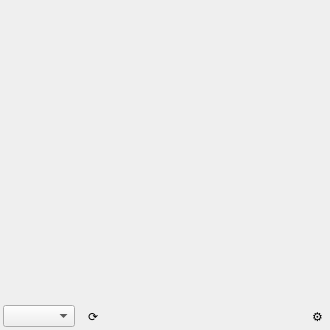
<?xml version="1.0" encoding="UTF-8"?>
<ui version="4.0">
 <class>CameraExtensionForm</class>
 <widget class="QWidget" name="CameraExtensionForm">
  <property name="geometry">
   <rect>
    <x>0</x>
    <y>0</y>
    <width>330</width>
    <height>330</height>
   </rect>
  </property>
  <property name="sizePolicy">
   <sizepolicy hsizetype="Expanding" vsizetype="Preferred">
    <horstretch>0</horstretch>
    <verstretch>0</verstretch>
   </sizepolicy>
  </property>
  <property name="minimumSize">
   <size>
    <width>300</width>
    <height>300</height>
   </size>
  </property>
  <property name="maximumSize">
   <size>
    <width>16777215</width>
    <height>16777215</height>
   </size>
  </property>
  <property name="windowTitle">
   <string>Form</string>
  </property>
  <layout class="QVBoxLayout" name="verticalLayout">
   <property name="leftMargin">
    <number>0</number>
   </property>
   <property name="topMargin">
    <number>0</number>
   </property>
   <property name="rightMargin">
    <number>0</number>
   </property>
   <property name="bottomMargin">
    <number>3</number>
   </property>
   <item>
    <widget class="CameraViewWidget" name="widget_video" native="true">
     <property name="sizePolicy">
      <sizepolicy hsizetype="Expanding" vsizetype="Expanding">
       <horstretch>0</horstretch>
       <verstretch>0</verstretch>
      </sizepolicy>
     </property>
     <property name="minimumSize">
      <size>
       <width>120</width>
       <height>120</height>
      </size>
     </property>
    </widget>
   </item>
   <item>
    <layout class="QHBoxLayout" name="horizontalLayout_32">
     <item>
      <spacer name="horizontalSpacer">
       <property name="orientation">
        <enum>Qt::Horizontal</enum>
       </property>
       <property name="sizeType">
        <enum>QSizePolicy::Fixed</enum>
       </property>
       <property name="sizeHint" stdset="0">
        <size>
         <width>3</width>
         <height>20</height>
        </size>
       </property>
      </spacer>
     </item>
     <item>
      <widget class="QComboBox" name="comboBox_camera"/>
     </item>
     <item>
      <widget class="QToolButton" name="toolButton_reload">
       <property name="font">
        <font>
         <pointsize>9</pointsize>
         <weight>50</weight>
         <bold>false</bold>
         <kerning>true</kerning>
        </font>
       </property>
       <property name="toolTip">
        <string>Reload available cameras</string>
       </property>
       <property name="text">
        <string notr="true">⟳</string>
       </property>
       <property name="checkable">
        <bool>false</bool>
       </property>
       <property name="toolButtonStyle">
        <enum>Qt::ToolButtonTextOnly</enum>
       </property>
       <property name="autoRaise">
        <bool>true</bool>
       </property>
      </widget>
     </item>
     <item>
      <spacer name="horizontalSpacer_13">
       <property name="orientation">
        <enum>Qt::Horizontal</enum>
       </property>
       <property name="sizeHint" stdset="0">
        <size>
         <width>40</width>
         <height>20</height>
        </size>
       </property>
      </spacer>
     </item>
     <item>
      <widget class="QToolButton" name="toolButton_settings">
       <property name="toolTip">
        <string>Camera settings</string>
       </property>
       <property name="text">
        <string>⚙</string>
       </property>
       <property name="toolButtonStyle">
        <enum>Qt::ToolButtonTextOnly</enum>
       </property>
       <property name="autoRaise">
        <bool>true</bool>
       </property>
      </widget>
     </item>
    </layout>
   </item>
  </layout>
 </widget>
 <customwidgets>
  <customwidget>
   <class>CameraViewWidget</class>
   <extends>QWidget</extends>
   <header>cameraviewwidget.h</header>
   <container>1</container>
  </customwidget>
 </customwidgets>
 <resources/>
 <connections/>
</ui>
